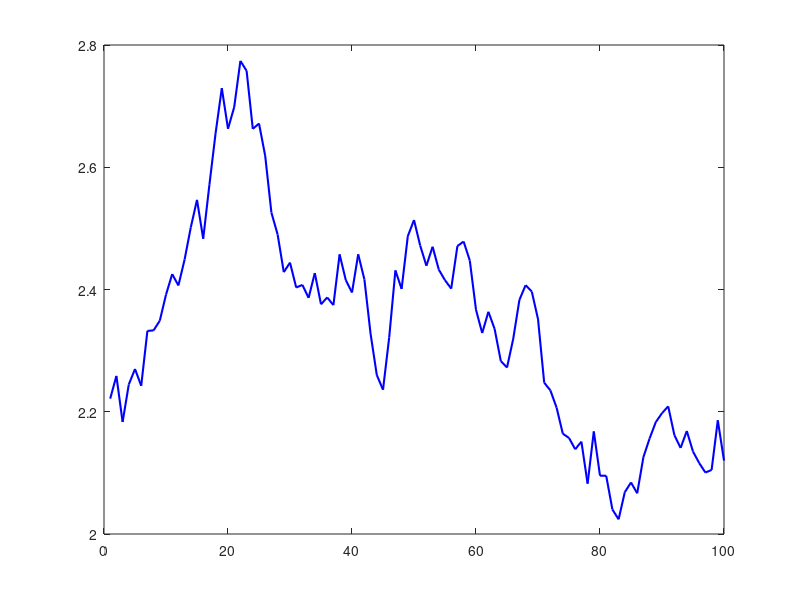

This chart was generated by the following MATLAB code: (Note: this script raises an error after producing the figure.)
clear all;

% Replicate 1 simulation in figure 1.2 in ABCs
% specify parameters
A_tilde = 1;
n = 0.02;
delta = 0.1;
theta = 0.36;
s = 0.2;

% shock parameters
mu_A = 0;
sigma_A = 0.2;

% the function
phi = log(s*A_tilde/(1+n));
kss = (s/(n+delta))^(1/(1-theta));

% results
k = zeros(1,101);       % capital stock
y = zeros(1,101);       % output
gamma = zeros(1,100);   % growth rate of capital stock
epsilon = zeros(1,100); % stochastic process
k(1) = kss;

% time path
for t = 1:100
    % shock is realized
    epsilon(t) = normrnd(mu_A, sigma_A);
    y(t) = A_tilde * exp(epsilon(t)) * (k(t)^theta);
    k(t+1) = ((1-delta)*k(t) + s*y(t)) / (1+n);
    gamma(t) = exp(phi - (1-theta)*log(k(t)) + epsilon(t)) + (1-delta)/(1+n) - 1;
end

% Plot the time path of capital stock
figure(1);
plot(k(1:end-1), 'b', 'LineWidth', 1.5); % Exclude the last element
hold on;
yline(kss, '--r', 'LineWidth', 1.5); % Steady-state level
xlabel('Time');
ylabel('Capital Stock');
title('Time Path of Capital Stock');
legend('Capital Stock', 'Steady State');
hold off;

% Calculate the standard deviation of capital stock and output
k_sd = std(k(1:end-1)); % Exclude the last element
y_sd = std(y(1:end-1)); % Exclude the last element

% Calculate the first-order autocorrelation
k_ac = autocorr(k(1:end-1), 1); % First lag autocorrelation
y_ac = autocorr(y(1:end-1), 1); % First lag autocorrelation

% Display results
disp('Results:');
disp(['Standard Deviation of Capital Stock: ', num2str(k_sd)]);
disp(['Standard Deviation of Output: ', num2str(y_sd)]);
disp(['First-Order Autocorrelation of Capital Stock: ', num2str(k_ac)]);
disp(['First-Order Autocorrelation of Output: ', num2str(y_ac)]);
